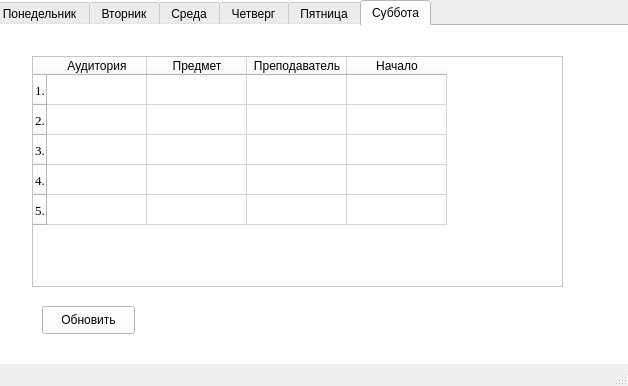
<?xml version="1.0" encoding="UTF-8"?>
<ui version="4.0">
 <class>MainWindow</class>
 <widget class="QMainWindow" name="MainWindow">
  <property name="geometry">
   <rect>
    <x>0</x>
    <y>0</y>
    <width>628</width>
    <height>386</height>
   </rect>
  </property>
  <property name="windowTitle">
   <string>Timetable</string>
  </property>
  <widget class="QWidget" name="centralwidget">
   <widget class="QTabWidget" name="tabWidget">
    <property name="geometry">
     <rect>
      <x>-10</x>
      <y>0</y>
      <width>1001</width>
      <height>631</height>
     </rect>
    </property>
    <property name="font">
     <font>
      <family>Segoe UI</family>
      <pointsize>9</pointsize>
     </font>
    </property>
    <property name="styleSheet">
     <string notr="true">background-color:rgb(255, 255, 255)</string>
    </property>
    <property name="currentIndex">
     <number>5</number>
    </property>
    <widget class="QWidget" name="tab_0">
     <attribute name="title">
      <string>Понедельник</string>
     </attribute>
     <widget class="QTableWidget" name="tableWidget">
      <property name="geometry">
       <rect>
        <x>40</x>
        <y>30</y>
        <width>531</width>
        <height>231</height>
       </rect>
      </property>
      <row>
       <property name="text">
        <string>1.</string>
       </property>
       <property name="font">
        <font>
         <family>Times New Roman</family>
         <pointsize>10</pointsize>
        </font>
       </property>
      </row>
      <row>
       <property name="text">
        <string>2.</string>
       </property>
       <property name="font">
        <font>
         <family>Times New Roman</family>
         <pointsize>10</pointsize>
        </font>
       </property>
      </row>
      <row>
       <property name="text">
        <string>3.</string>
       </property>
       <property name="font">
        <font>
         <family>Times New Roman</family>
         <pointsize>10</pointsize>
        </font>
       </property>
      </row>
      <row>
       <property name="text">
        <string>4.</string>
       </property>
       <property name="font">
        <font>
         <family>Times New Roman</family>
         <pointsize>10</pointsize>
        </font>
       </property>
      </row>
      <row>
       <property name="text">
        <string>5.</string>
       </property>
       <property name="font">
        <font>
         <family>Times New Roman</family>
         <pointsize>10</pointsize>
        </font>
       </property>
      </row>
      <column>
       <property name="text">
        <string>Аудитория</string>
       </property>
       <property name="font">
        <font>
         <pointsize>8</pointsize>
        </font>
       </property>
      </column>
      <column>
       <property name="text">
        <string>Предмет</string>
       </property>
       <property name="font">
        <font>
         <family>MS Shell Dlg 2</family>
         <pointsize>8</pointsize>
        </font>
       </property>
      </column>
      <column>
       <property name="text">
        <string>Преподаватель</string>
       </property>
       <property name="font">
        <font>
         <family>MS Shell Dlg 2</family>
         <pointsize>8</pointsize>
        </font>
       </property>
      </column>
      <column>
       <property name="text">
        <string>Начало</string>
       </property>
       <property name="font">
        <font>
         <family>MS Shell Dlg 2</family>
         <pointsize>8</pointsize>
        </font>
       </property>
      </column>
     </widget>
     <widget class="QPushButton" name="pushButton">
      <property name="geometry">
       <rect>
        <x>50</x>
        <y>280</y>
        <width>93</width>
        <height>28</height>
       </rect>
      </property>
      <property name="text">
       <string>Обновить</string>
      </property>
     </widget>
    </widget>
    <widget class="QWidget" name="tab_2">
     <property name="contextMenuPolicy">
      <enum>Qt::DefaultContextMenu</enum>
     </property>
     <attribute name="title">
      <string>Вторник</string>
     </attribute>
     <widget class="QTableWidget" name="tableWidget_2">
      <property name="geometry">
       <rect>
        <x>40</x>
        <y>30</y>
        <width>531</width>
        <height>231</height>
       </rect>
      </property>
      <row>
       <property name="text">
        <string>1.</string>
       </property>
       <property name="font">
        <font>
         <family>Times New Roman</family>
         <pointsize>10</pointsize>
        </font>
       </property>
      </row>
      <row>
       <property name="text">
        <string>2.</string>
       </property>
       <property name="font">
        <font>
         <family>Times New Roman</family>
         <pointsize>10</pointsize>
        </font>
       </property>
      </row>
      <row>
       <property name="text">
        <string>3.</string>
       </property>
       <property name="font">
        <font>
         <family>Times New Roman</family>
         <pointsize>10</pointsize>
        </font>
       </property>
      </row>
      <row>
       <property name="text">
        <string>4.</string>
       </property>
       <property name="font">
        <font>
         <family>Times New Roman</family>
         <pointsize>10</pointsize>
        </font>
       </property>
      </row>
      <row>
       <property name="text">
        <string>5.</string>
       </property>
       <property name="font">
        <font>
         <family>Times New Roman</family>
         <pointsize>10</pointsize>
        </font>
       </property>
      </row>
      <column>
       <property name="text">
        <string>Аудитория</string>
       </property>
      </column>
      <column>
       <property name="text">
        <string>Предмет</string>
       </property>
      </column>
      <column>
       <property name="text">
        <string>Преподаватель</string>
       </property>
      </column>
      <column>
       <property name="text">
        <string>Начало</string>
       </property>
      </column>
     </widget>
     <widget class="QPushButton" name="pushButton_2">
      <property name="geometry">
       <rect>
        <x>50</x>
        <y>280</y>
        <width>93</width>
        <height>28</height>
       </rect>
      </property>
      <property name="text">
       <string>Обновить</string>
      </property>
     </widget>
    </widget>
    <widget class="QWidget" name="tab_3">
     <attribute name="title">
      <string>Среда</string>
     </attribute>
     <widget class="QTableWidget" name="tableWidget_3">
      <property name="geometry">
       <rect>
        <x>40</x>
        <y>30</y>
        <width>531</width>
        <height>231</height>
       </rect>
      </property>
      <row>
       <property name="text">
        <string>1.</string>
       </property>
       <property name="font">
        <font>
         <family>Times New Roman</family>
         <pointsize>10</pointsize>
        </font>
       </property>
      </row>
      <row>
       <property name="text">
        <string>2.</string>
       </property>
       <property name="font">
        <font>
         <family>Times New Roman</family>
         <pointsize>10</pointsize>
        </font>
       </property>
      </row>
      <row>
       <property name="text">
        <string>3.</string>
       </property>
       <property name="font">
        <font>
         <family>Times New Roman</family>
         <pointsize>10</pointsize>
        </font>
       </property>
      </row>
      <row>
       <property name="text">
        <string>4.</string>
       </property>
       <property name="font">
        <font>
         <family>Times New Roman</family>
         <pointsize>10</pointsize>
        </font>
       </property>
      </row>
      <row>
       <property name="text">
        <string>5.</string>
       </property>
       <property name="font">
        <font>
         <family>Times New Roman</family>
         <pointsize>10</pointsize>
        </font>
       </property>
      </row>
      <column>
       <property name="text">
        <string>Аудитория</string>
       </property>
      </column>
      <column>
       <property name="text">
        <string>Предмет</string>
       </property>
      </column>
      <column>
       <property name="text">
        <string>Преподаватель</string>
       </property>
      </column>
      <column>
       <property name="text">
        <string>Начало</string>
       </property>
      </column>
     </widget>
     <widget class="QPushButton" name="pushButton_3">
      <property name="geometry">
       <rect>
        <x>50</x>
        <y>280</y>
        <width>93</width>
        <height>28</height>
       </rect>
      </property>
      <property name="text">
       <string>Обновить</string>
      </property>
     </widget>
    </widget>
    <widget class="QWidget" name="tab_4">
     <attribute name="title">
      <string>Четверг</string>
     </attribute>
     <widget class="QTableWidget" name="tableWidget_4">
      <property name="geometry">
       <rect>
        <x>40</x>
        <y>30</y>
        <width>531</width>
        <height>231</height>
       </rect>
      </property>
      <row>
       <property name="text">
        <string>1.</string>
       </property>
       <property name="font">
        <font>
         <family>Times New Roman</family>
         <pointsize>10</pointsize>
        </font>
       </property>
      </row>
      <row>
       <property name="text">
        <string>2.</string>
       </property>
       <property name="font">
        <font>
         <family>Times New Roman</family>
         <pointsize>10</pointsize>
        </font>
       </property>
      </row>
      <row>
       <property name="text">
        <string>3.</string>
       </property>
       <property name="font">
        <font>
         <family>Times New Roman</family>
         <pointsize>10</pointsize>
        </font>
       </property>
      </row>
      <row>
       <property name="text">
        <string>4.</string>
       </property>
       <property name="font">
        <font>
         <family>Times New Roman</family>
         <pointsize>10</pointsize>
        </font>
       </property>
      </row>
      <row>
       <property name="text">
        <string>5.</string>
       </property>
       <property name="font">
        <font>
         <family>Times New Roman</family>
         <pointsize>10</pointsize>
        </font>
       </property>
      </row>
      <column>
       <property name="text">
        <string>Аудитория</string>
       </property>
      </column>
      <column>
       <property name="text">
        <string>Предмет</string>
       </property>
      </column>
      <column>
       <property name="text">
        <string>Преподаватель</string>
       </property>
      </column>
      <column>
       <property name="text">
        <string>Начало</string>
       </property>
      </column>
     </widget>
     <widget class="QPushButton" name="pushButton_4">
      <property name="geometry">
       <rect>
        <x>50</x>
        <y>280</y>
        <width>93</width>
        <height>28</height>
       </rect>
      </property>
      <property name="text">
       <string>Обновить</string>
      </property>
     </widget>
    </widget>
    <widget class="QWidget" name="tab_5">
     <attribute name="title">
      <string>Пятница</string>
     </attribute>
     <widget class="QTableWidget" name="tableWidget_5">
      <property name="geometry">
       <rect>
        <x>40</x>
        <y>30</y>
        <width>531</width>
        <height>231</height>
       </rect>
      </property>
      <row>
       <property name="text">
        <string>1.</string>
       </property>
       <property name="font">
        <font>
         <family>Times New Roman</family>
         <pointsize>10</pointsize>
        </font>
       </property>
      </row>
      <row>
       <property name="text">
        <string>2.</string>
       </property>
       <property name="font">
        <font>
         <family>Times New Roman</family>
         <pointsize>10</pointsize>
        </font>
       </property>
      </row>
      <row>
       <property name="text">
        <string>3.</string>
       </property>
       <property name="font">
        <font>
         <family>Times New Roman</family>
         <pointsize>10</pointsize>
        </font>
       </property>
      </row>
      <row>
       <property name="text">
        <string>4.</string>
       </property>
       <property name="font">
        <font>
         <family>Times New Roman</family>
         <pointsize>10</pointsize>
        </font>
       </property>
      </row>
      <row>
       <property name="text">
        <string>5.</string>
       </property>
       <property name="font">
        <font>
         <family>Times New Roman</family>
         <pointsize>10</pointsize>
        </font>
       </property>
      </row>
      <column>
       <property name="text">
        <string>Аудитория</string>
       </property>
      </column>
      <column>
       <property name="text">
        <string>Предмет</string>
       </property>
      </column>
      <column>
       <property name="text">
        <string>Преподаватель</string>
       </property>
      </column>
      <column>
       <property name="text">
        <string>Начало</string>
       </property>
      </column>
     </widget>
     <widget class="QPushButton" name="pushButton_5">
      <property name="geometry">
       <rect>
        <x>50</x>
        <y>280</y>
        <width>93</width>
        <height>28</height>
       </rect>
      </property>
      <property name="text">
       <string>Обновить</string>
      </property>
     </widget>
    </widget>
    <widget class="QWidget" name="tab_6">
     <attribute name="title">
      <string>Суббота</string>
     </attribute>
     <widget class="QTableWidget" name="tableWidget_6">
      <property name="geometry">
       <rect>
        <x>40</x>
        <y>30</y>
        <width>531</width>
        <height>231</height>
       </rect>
      </property>
      <row>
       <property name="text">
        <string>1.</string>
       </property>
       <property name="font">
        <font>
         <family>Times New Roman</family>
         <pointsize>10</pointsize>
        </font>
       </property>
      </row>
      <row>
       <property name="text">
        <string>2.</string>
       </property>
       <property name="font">
        <font>
         <family>Times New Roman</family>
         <pointsize>10</pointsize>
        </font>
       </property>
      </row>
      <row>
       <property name="text">
        <string>3.</string>
       </property>
       <property name="font">
        <font>
         <family>Times New Roman</family>
         <pointsize>10</pointsize>
        </font>
       </property>
      </row>
      <row>
       <property name="text">
        <string>4.</string>
       </property>
       <property name="font">
        <font>
         <family>Times New Roman</family>
         <pointsize>10</pointsize>
        </font>
       </property>
      </row>
      <row>
       <property name="text">
        <string>5.</string>
       </property>
       <property name="font">
        <font>
         <family>Times New Roman</family>
         <pointsize>10</pointsize>
        </font>
       </property>
      </row>
      <column>
       <property name="text">
        <string>Аудитория</string>
       </property>
      </column>
      <column>
       <property name="text">
        <string>Предмет</string>
       </property>
      </column>
      <column>
       <property name="text">
        <string>Преподаватель</string>
       </property>
      </column>
      <column>
       <property name="text">
        <string>Начало</string>
       </property>
      </column>
     </widget>
     <widget class="QPushButton" name="pushButton_6">
      <property name="geometry">
       <rect>
        <x>50</x>
        <y>280</y>
        <width>93</width>
        <height>28</height>
       </rect>
      </property>
      <property name="text">
       <string>Обновить</string>
      </property>
     </widget>
    </widget>
   </widget>
  </widget>
  <widget class="QStatusBar" name="statusbar"/>
 </widget>
 <resources/>
 <connections/>
</ui>
